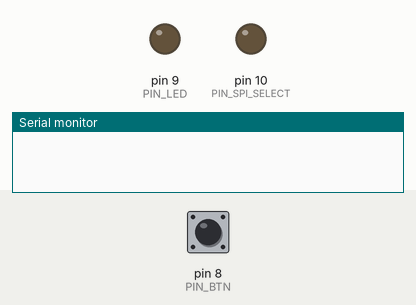
This sketch was run on a simulated Arduino Uno, built with avr-gcc and run on an emulated ATmega328P. Parts: output pins drawn as LEDs (lit = HIGH), the last lines printed to the serial monitor. Dashed ring = blinking. Inputs (shaded band) come from the test bench; at power-on: pin 8 (PIN_BTN) LOW.

Above: at 1.2 s.
1.3 s: pin 8 (PIN_BTN) pulled HIGH for 0.15 s
At 3.8 s:
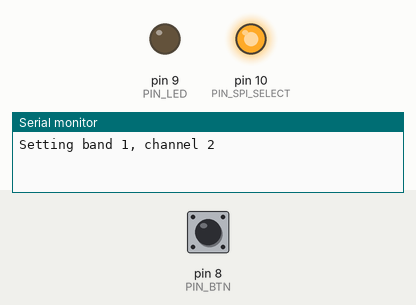
4.2 s: pin 8 (PIN_BTN) pulled HIGH for 1 s
At 5.6 s:
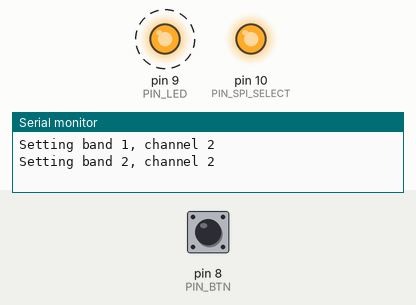
8.2 s: pin 8 (PIN_BTN) pulled HIGH for 3.2 s
At 12.0 s:
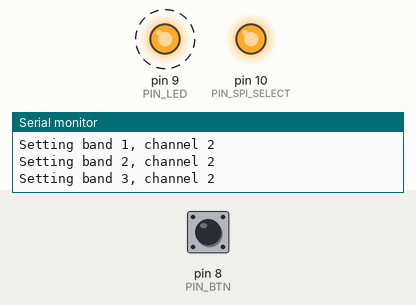
Timing chart, 0 to 15.7 s (numbered marks = the images above; inputs shaded):
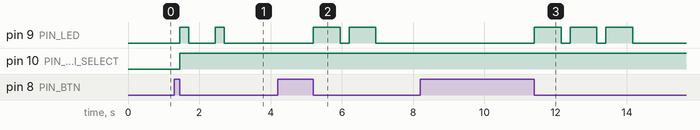

Measured:
- after the input at 1.3 s, pin 9 (PIN_LED): alternates HIGH for 0.25 s and LOW for 0.75 s, 4 changes in all, then stays LOW, starting after 0.15 s; pin 10 (PIN_SPI_SELECT): LOW → HIGH after 0.15 s
- after the input at 4.2 s, pin 9 (PIN_LED): alternates HIGH for 0.75 s and LOW for 0.25 s, starting after 1.0 s
- after the input at 8.2 s, pin 9 (PIN_LED): alternates HIGH for 0.75 s and LOW for 0.25 s, 6 changes in all, then stays LOW, starting after 3.2 s

The sketch:

vtx-spi-programmer.ino
```cpp
#include <SPI.h>
#include "config.h"
#include "VTX.h"

enum ledBlinkLength {
	LONG,
	SHORT
};

uint32_t btnDownLast = 0;
uint8_t ledBlinkLength;
uint32_t ledBlinkNext = 0;
uint8_t ledBlinks = 0;
uint8_t ledOn = 0;
VTX vtx = VTX(PIN_SPI_SELECT);

void setup() {

	#ifdef DEBUG
	Serial.begin(9600);
	#endif

	// button
	pinMode(PIN_BTN, INPUT);
	digitalWrite(PIN_BTN, LOW);

	// LED
	pinMode(PIN_LED, OUTPUT);
}

void loop() {

	// user feedback
	blinkLED();

	// watch button
	checkButton();
}

void blinkLED() {

	uint32_t now = millis();

	// turn off
	if (ledOn && now > ledBlinkNext) {
		ledOn = 0;
		digitalWrite(PIN_LED, LOW);

		// decrement counter
		if (ledBlinks > 0) {
			ledBlinks -= 1;
			ledBlinkNext = now + (1000 - (ledBlinkLength == LONG ? LED_MILLIS_LONG : LED_MILLIS_SHORT));
		}

	// turn on
	} else if (ledBlinks && !ledOn && now > ledBlinkNext) {
		ledBlinkNext = now + (ledBlinkLength == LONG ? LED_MILLIS_LONG : LED_MILLIS_SHORT);
		ledOn = 1;
		digitalWrite(PIN_LED, HIGH);
	}
}

void checkButton() {

	uint8_t btnPressed = digitalRead(PIN_BTN);

	// press started
	if (btnDownLast == 0 && btnPressed) {
		btnDownLast = millis();
		ledBlinkNext = 0;
		ledBlinks = 0;

	// press ended
	} else if (btnDownLast > 0 && !btnPressed) {
		uint32_t pressLength = millis() - btnDownLast;

		// long press - increment band, blink number
		if (pressLength > BTN_MILLIS_LONG) {
			ledBlinkLength = LONG;
			ledBlinks = vtx.incrementBand() + 1;
			vtx.save();

		// short press - increment channel, blink number
		} else if (pressLength > BTN_MILLIS_SHORT) {
			ledBlinkLength = SHORT;
			ledBlinks = vtx.incrementChannel() + 1;
			vtx.save();
		}

		btnDownLast = 0;
	}
}
```

VTX.cpp
```cpp
#include "VTX.h"

// frequencies
const uint16_t frequencies[] PROGMEM = {
	// A
	0x7981, // 5865
	0x758D, // 5845
	0x7199, // 5825
	0x6DA5, // 5805
	0x69B1, // 5785
	0x65BD, // 5765
	0x6209, // 5745
	0x5E15, // 5725
	// B
	0x5F9D, // 5733
	0x6338, // 5752
	0x6713, // 5771
	0x6AAE, // 5790
	0x6E89, // 5809
	0x7224, // 5828
	0x75BF, // 5847
	0x799A, // 5866
	// C
	0x510A, // 5658
	0x5827, // 5695
	0x5F84, // 5732
	0x66A1, // 5769
	0x6DBE, // 5806
	0x751B, // 5843
	0x7C38, // 5880
	0x8395, // 5917
	// E
	0x5A21, // 5705
	0x562D, // 5685
	0x5239, // 5665
	0x4E85, // 5645
	0x7D35, // 5885
	0x8129, // 5905
	0x851D, // 5925
	0x8911, // 5945
	// F
	0x610C, // 5740
	0x6500, // 5760
	0x68B4, // 5780
	0x6CA8, // 5800
	0x709C, // 5820
	0x7490, // 5840
	0x7884, // 5860
	0x7C38  // 5880
};

VTX::VTX(uint8_t _pinSelect) {

	// set select pin
	this->pinSelect = _pinSelect;
	pinMode(this->pinSelect, OUTPUT);

	// init SPI
	SPI.begin();
}

uint8_t VTX::incrementBand() {
	this->band = this->band >= BANDS - 1 ? 0 : this->band + 1;
	return this->band;
}

uint8_t VTX::incrementChannel() {
	this->channel = this->channel >= CHANNELS_PER_BAND - 1 ? 0 : this->channel + 1;
	return this->channel;
}

void VTX::save() {

	#ifdef LOG
		Serial.print("Setting band ");
		Serial.print(this->band + 1);
		Serial.print(", channel ");
		Serial.println(this->channel + 1);
	#endif

	// look up frequency
	uint32_t data = (pgm_read_word_near(frequencies + (band * CHANNELS_PER_BAND + channel)));

	// write via SPI
	digitalWrite(this->pinSelect, LOW);
	SPI.transfer(0x01);
	SPI.transfer(data + 0x00040000);
	digitalWrite(this->pinSelect, HIGH);
}
```

VTX.h
```cpp
#ifndef _VTX_H_
#define _VTX_H_

#include <Arduino.h>
#include <SPI.h>

#define BANDS 5
#define CHANNELS_PER_BAND 8
#define LOG

class VTX {
public:
	VTX(uint8_t pinSelect);
	uint8_t incrementBand();
	uint8_t incrementChannel();
	void save();
private:
	uint8_t band = 0;
	uint8_t channel = 0;
	uint8_t pinSelect = 0;
};

#endif // _VTX_H_
```

config.h
```cpp
#ifndef _CONFIG_H_
#define _CONFIG_H_

// button press length
#define BTN_MILLIS_LONG 750
#define BTN_MILLIS_SHORT 100

// LED blinking
#define LED_MILLIS_LONG 750
#define LED_MILLIS_SHORT 250

// pinout
#define PIN_BTN 8
#define PIN_LED 9
#define PIN_SPI_SELECT 10

#define DEBUG // serial output

#endif // _CONFIG_H_
```
